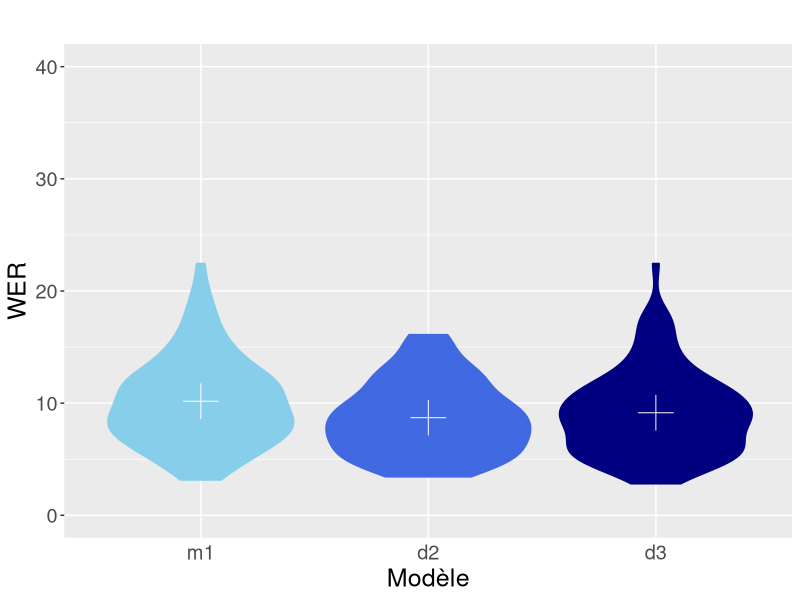
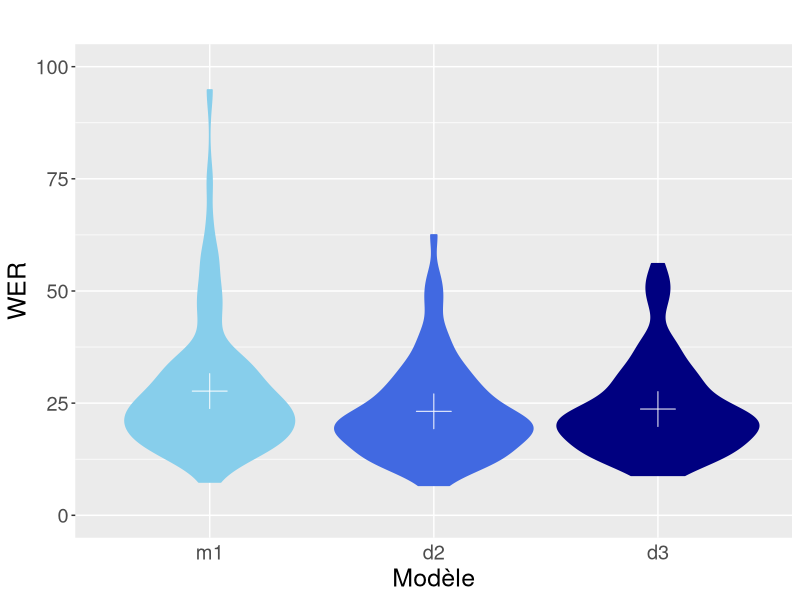

Write R code to recreate these figures, in order. (Note: this script raises an error after producing the figures.)
library(readr)
library(ggplot2)
library(tidyr)
library(dplyr)
library(forcats)

#Modifier le working directory 
#setwd()

# Expérience sur la comparaison des WER en fonction de la variabilité des individus représentés dans le corpus de train (dseed).
# Chapitre 8 de la thèse de Mahault GARNERIN.
# NB : l'ensemble des modèles comparés ici ont été appris sur données équilibrées H/F

##################################################### Préparation des données


clean_m1 <- read_delim("./data/wer_utt_test_clean_wp50.csv", 
                       "\t", 
                       escape_double = FALSE, 
                       col_types = cols(`#C` = col_integer(),
                                        `#D` = col_integer(),
                                        `#I` = col_integer(), 
                                        `#S` = col_integer(),
                                        book = col_character(),
                                        err = col_integer(),
                                        gender = col_factor(levels = c("F","M")),
                                        spk = col_character(),
                                        wc = col_integer()),
                       trim_ws = TRUE)


other_m1 <- read_delim("./data/wer_utt_test_other_wp50.csv", 
                       "\t", 
                       escape_double = FALSE, 
                       col_types = cols(`#C` = col_integer(),
                                        `#D` = col_integer(),
                                        `#I` = col_integer(), 
                                        `#S` = col_integer(),
                                        book = col_character(),
                                        err = col_integer(),
                                        gender = col_factor(levels = c("F","M")),
                                        spk = col_character(),
                                        wc = col_integer()),
                       trim_ws = TRUE)


clean_d2 <- read_delim("./data/wer_utt_test_clean_wp50_dseed26.csv", 
                       "\t", 
                       escape_double = FALSE, 
                       col_types = cols(`#C` = col_integer(),
                                        `#D` = col_integer(),
                                        `#I` = col_integer(), 
                                        `#S` = col_integer(),
                                        book = col_character(),
                                        err = col_integer(),
                                        gender = col_factor(levels = c("F","M")),
                                        spk = col_character(),
                                        wc = col_integer()),
                       trim_ws = TRUE)


other_d2 <- read_delim("./data/wer_utt_test_other_wp50_dseed26.csv", 
                       "\t", 
                       escape_double = FALSE, 
                       col_types = cols(`#C` = col_integer(),
                                        `#D` = col_integer(),
                                        `#I` = col_integer(), 
                                        `#S` = col_integer(),
                                        book = col_character(),
                                        err = col_integer(),
                                        gender = col_factor(levels = c("F","M")),
                                        spk = col_character(),
                                        wc = col_integer()),
                       trim_ws = TRUE)

clean_d3 <- read_delim("./data/wer_utt_test_clean_wp50_dseed42.csv", 
                       "\t", 
                       escape_double = FALSE, 
                       col_types = cols(`#C` = col_integer(),
                                        `#D` = col_integer(),
                                        `#I` = col_integer(), 
                                        `#S` = col_integer(),
                                        book = col_character(),
                                        err = col_integer(),
                                        gender = col_factor(levels = c("F","M")),
                                        spk = col_character(),
                                        wc = col_integer()),
                       trim_ws = TRUE)


other_d3 <- read_delim("./data/wer_utt_test_other_wp50_dseed42.csv", 
                       "\t", 
                       escape_double = FALSE, 
                       col_types = cols(`#C` = col_integer(),
                                        `#D` = col_integer(),
                                        `#I` = col_integer(), 
                                        `#S` = col_integer(),
                                        book = col_character(),
                                        err = col_integer(),
                                        gender = col_factor(levels = c("F","M")),
                                        spk = col_character(),
                                        wc = col_integer()),
                       trim_ws = TRUE)



# Data preprocessing (reconstruction des WER à l'échelle du livre)

book_clean_m1 <- clean_m1 %>% group_by(book, spk, gender) %>% summarize(errors = sum(err),
                                                                        words = sum(wc),
                                                                        WER = (errors/words)*100)

book_other_m1 <- other_m1 %>% group_by(book, spk, gender) %>% summarize(errors = sum(err),
                                                                        words = sum(wc),
                                                                        WER = (errors/words)*100)

book_clean_d2 <- clean_d2 %>% group_by(book, spk, gender) %>% summarize(errors = sum(err),
                                                                        words = sum(wc),
                                                                        WER = (errors/words)*100)

book_other_d2 <- other_d2 %>% group_by(book, spk, gender) %>% summarize(errors = sum(err),
                                                                        words = sum(wc),
                                                                        WER = (errors/words)*100)

book_clean_d3 <- clean_d3 %>% group_by(book, spk, gender) %>% summarize(errors = sum(err),
                                                                        words = sum(wc),
                                                                        WER = (errors/words)*100)

book_other_d3 <- other_d3 %>% group_by(book, spk, gender) %>% summarize(errors = sum(err),
                                                                        words = sum(wc),
                                                                        WER = (errors/words)*100)


# Data prep/merging for graphic display

book_clean_m1$m_seed="1"
book_clean_m1$d_seed="67"
book_clean_m1$model="m1"
book_clean_d2$m_seed="1"
book_clean_d2$d_seed="26"
book_clean_d2$model="d2"
book_clean_d3$m_seed="1"
book_clean_d3$d_seed="42"
book_clean_d3$model="d3"

book_clean<-bind_rows(book_clean_m1,book_clean_d2)
book_clean<-bind_rows(book_clean,book_clean_d3)
book_clean$d_seed<-as.factor(book_clean$d_seed)
book_clean$d_seed<-fct_relevel(book_clean$d_seed, c("1","26","42"))
book_clean$model<-as.factor(book_clean$model)
book_clean$model<-fct_relevel(book_clean$model, c("m1","d2","d3"))


book_other_m1$m_seed="1"
book_other_m1$d_seed="67"
book_other_m1$model="m1"
book_other_d2$m_seed="1"
book_other_d2$d_seed="26"
book_other_d2$model="d2"
book_other_d3$m_seed="1"
book_other_d3$d_seed="42"
book_other_d3$model="d3"

book_other<-bind_rows(book_other_m1,book_other_d2)
book_other<-bind_rows(book_other,book_other_d3)
book_other$d_seed<-as.factor(book_other$d_seed)
book_other$d_seed<-fct_relevel(book_other$d_seed, c("1","26","42"))
book_other$model<-as.factor(book_other$model)
book_other$model<-fct_relevel(book_other$model, c("m1","d2","d3"))


#Sauvegarde générale si besoin 
#write_csv2(book_clean,path="wer_book_clean_dseed.csv")
#write_csv2(book_other,path="wer_book_other_dseed.csv")

####################################################### Statistiques générales :

# WER tables for test-clean

wer_clean_dseed <- book_clean %>% group_by(model) %>% summarize(n= n(), 
                                                                 err=sum(errors), 
                                                                 wrd=sum(words), 
                                                                 WER_glob=err/wrd*100,
                                                                 med=median(WER),
                                                                 WER_avg=mean(WER), 
                                                                 sd = sd(WER))

wer_clean_dseed_gdrd <- book_clean %>% group_by(model,gender) %>% summarize(n= n(), 
                                                                             err=sum(errors), 
                                                                             wrd=sum(words), 
                                                                             WER_glob=err/wrd*100,
                                                                             med=median(WER),
                                                                             WER_avg=mean(WER), 
                                                                             sd = sd(WER))


# WER tables for test-other

wer_other_dseed <- book_other %>% group_by(model) %>% summarize(n= n(), 
                                                                 err=sum(errors), 
                                                                 wrd=sum(words), 
                                                                 WER_glob=err/wrd*100,
                                                                 med=median(WER),
                                                                 WER_avg=mean(WER), 
                                                                 sd = sd(WER))

wer_other_dseed_gdrd <- book_other %>% group_by(model,gender) %>% summarize(n= n(), 
                                                                             err=sum(errors), 
                                                                             wrd=sum(words), 
                                                                             WER_glob=err/wrd*100,
                                                                             med=median(WER),
                                                                             WER_avg=mean(WER), 
                                                                             sd = sd(WER))




####################################################### Visualisation & analyses


#########################" Comparaison des modèles :

ggplot(book_clean,aes(x=model,y=WER,fill=model,color=model))+
  geom_violin()+
  scale_y_continuous(lim=c(0,40))+
  labs(title="",
       y="WER",
       x="Modèle")+
  theme(text = element_text(size=18),
        axis.ticks.x = element_blank(),
        legend.position="none")+
  stat_summary(fun=mean ,geom="point",color="white", shape=3, size=8, mapping=aes(group=1))+
  scale_fill_manual(values=c("skyblue","royalblue","navy"))+
  scale_color_manual(values=c("skyblue","royalblue","navy"))


ggplot(book_other,aes(x=model,y=WER,fill=model,color=model))+
  geom_violin()+
  scale_y_continuous(lim=c(0,100))+
  labs(title="",
       y="WER",
       x="Modèle")+
  theme(text = element_text(size=18),
        axis.ticks.x = element_blank(),
        legend.position="none")+
  stat_summary(fun=mean ,geom="point",color="white", shape=3, size=8, mapping=aes(group=1))+
  scale_fill_manual(values=c("skyblue","royalblue","navy"))+
  scale_color_manual(values=c("skyblue","royalblue","navy"))



### Analyses stat :

#Test de Kruskall-Wallis pour comparaison des 3 modèles :
kruskal.test(WER~d_seed,data=book_clean)
kruskal.test(WER~d_seed,data=book_other)

#Comparaison 2 à 2 (équivalent au test de Wilcoxon) :

clean_m1d2<-bind_rows(book_clean_m1,book_clean_d2)
kruskal.test(WER~d_seed,data=clean_m1d2)
other_m1d2<-bind_rows(book_other_m1,book_other_d2)
kruskal.test(WER~d_seed,data=other_m1d2)

clean_m1d3<-bind_rows(book_clean_m1,book_clean_d3)
kruskal.test(WER~d_seed,data=clean_m1d3)
other_m1d3<-bind_rows(book_other_m1,book_other_d3)
kruskal.test(WER~d_seed,data=other_m1d3)

n_d2d3<-bind_rows(book_clean_d2,book_clean_d3)
kruskal.test(WER~d_seed,data=clean_d2d3)
other_d2d3<-bind_rows(book_other_d2,book_other_d3)
kruskal.test(WER~d_seed,data=other_d2d3)


########################## Comparaison des modèles par catégorie de genre

ggplot(book_clean,aes(x=model,y=WER,fill=factor(gender,labels=c("F","H")),color=gender))+
  geom_violin()+
  scale_y_continuous(lim=c(0,40))+
  labs(title="",
       y="WER",
       x="Modèle",
       fill="Genre")+
  theme(text = element_text(size=18),
        axis.ticks.x = element_blank())+
  stat_summary(fun=mean ,geom="point", mapping=aes(group=1))+
  scale_fill_manual(values=c("indianred2","tomato4"))+
  scale_color_manual(guide=FALSE,values=c("indianred2","tomato4"))

ggplot(book_other,aes(x=model,y=WER,fill=factor(gender,labels=c("F","H")),color=gender))+
  geom_violin()+
  scale_y_continuous(lim=c(0,100))+
  labs(title="",
       y="WER",
       x="Modèle",
       fill="Genre")+
  theme(text = element_text(size=18),
        axis.ticks.x = element_blank())+
  stat_summary(fun=mean ,geom="point", mapping=aes(group=1))+
  scale_fill_manual(values=c("indianred2","tomato4"))+
  scale_color_manual(guide=FALSE,values=c("indianred2","tomato4"))


### Analyses stats :

#Test de la somme des rangs de Wilcoxon (ou Mann-Withney)

wilcox.test(WER~gender,data=book_clean_m1,paired=F)
wilcox.test(WER~gender,data=book_clean_d2,paired=F)
wilcox.test(WER~gender,data=book_clean_d3,paired=F)

wilcox.test(WER~gender,data=book_other_m1,paired=F)
wilcox.test(WER~gender,data=book_other_d2,paired=F)
wilcox.test(WER~gender,data=book_other_d3,paired=F)

################### Calcul moyennes/écart types & intervalles de confiance

mean(book_clean_m1$WER)
sd(book_clean_m1$WER)
mean(book_clean_m1$WER)-(1.96*sd(book_clean_m1$WER)/sqrt(87))
mean(book_clean_m1$WER)+(1.96*sd(book_clean_m1$WER)/sqrt(87))
(max(book_clean_m1$WER)-min(book_clean_m1$WER))/87

mean(book_clean_d2$WER)
sd(book_clean_d2$WER)
mean(book_clean_d2$WER)-(1.96*sd(book_clean_d2$WER)/sqrt(87))
mean(book_clean_d2$WER)+(1.96*sd(book_clean_d2$WER)/sqrt(87))
(max(book_clean_d2$WER)-min(book_clean_d2$WER))/87

mean(book_clean_d3$WER)
sd(book_clean_d3$WER)
mean(book_clean_d3$WER)-(1.96*sd(book_clean_d3$WER)/sqrt(87))
mean(book_clean_d3$WER)+(1.96*sd(book_clean_d3$WER)/sqrt(87))
(max(book_clean_d3$WER)-min(book_clean_d3$WER))/87


mean(book_other_m1$WER)
sd(book_other_m1$WER)
mean(book_other_m1$WER)-(1.96*sd(book_other_m1$WER)/sqrt(90))
mean(book_other_m1$WER)+(1.96*sd(book_other_m1$WER)/sqrt(90))
(max(book_other_m1$WER)-min(book_other_m1$WER))/90

mean(book_other_d2$WER)
sd(book_other_d2$WER)
mean(book_other_d2$WER)-(1.96*sd(book_other_d2$WER)/sqrt(90))
mean(book_other_d2$WER)+(1.96*sd(book_other_d2$WER)/sqrt(90))
(max(book_other_d2$WER)-min(book_other_d2$WER))/90

mean(book_other_d3$WER)
sd(book_other_d3$WER)
mean(book_other_d3$WER)-(1.96*sd(book_other_d3$WER)/sqrt(90))
mean(book_other_d3$WER)+(1.96*sd(book_other_d3$WER)/sqrt(90))
(max(book_other_d3$WER)-min(book_other_d3$WER))/90


########################################## Clarification expérimentale 

#Les résultats ci-dessous portent sur deux modèles appris suite à une confusion expérimentale (voir section 8.4.1 du manuscrit)
#Ces résultats ne sont donc pas comparables aux résultats obtenus ci-dessus et doivent être pris avec précaution.

#Imports des données
clean_d2_5342 <- read_delim("./data/wer_utt_test_clean_wp50_dseed26_5342.csv", 
                       "\t", 
                       escape_double = FALSE, 
                       col_types = cols(`#C` = col_integer(),
                                        `#D` = col_integer(),
                                        `#I` = col_integer(), 
                                        `#S` = col_integer(),
                                        book = col_character(),
                                        err = col_integer(),
                                        gender = col_factor(levels = c("F","M")),
                                        spk = col_character(),
                                        wc = col_integer()),
                       trim_ws = TRUE)


other_d2_5342 <- read_delim("./data/wer_utt_test_other_wp50_dseed26_5342.csv", 
                       "\t", 
                       escape_double = FALSE, 
                       col_types = cols(`#C` = col_integer(),
                                        `#D` = col_integer(),
                                        `#I` = col_integer(), 
                                        `#S` = col_integer(),
                                        book = col_character(),
                                        err = col_integer(),
                                        gender = col_factor(levels = c("F","M")),
                                        spk = col_character(),
                                        wc = col_integer()),
                       trim_ws = TRUE)

clean_d3_5342 <- read_delim("./data/wer_utt_test_clean_wp50_dseed42_5342.csv", 
                       "\t", 
                       escape_double = FALSE, 
                       col_types = cols(`#C` = col_integer(),
                                        `#D` = col_integer(),
                                        `#I` = col_integer(), 
                                        `#S` = col_integer(),
                                        book = col_character(),
                                        err = col_integer(),
                                        gender = col_factor(levels = c("F","M")),
                                        spk = col_character(),
                                        wc = col_integer()),
                       trim_ws = TRUE)


other_d3_5342 <- read_delim("./data/wer_utt_test_other_wp50_dseed42_5342.csv", 
                       "\t", 
                       escape_double = FALSE, 
                       col_types = cols(`#C` = col_integer(),
                                        `#D` = col_integer(),
                                        `#I` = col_integer(), 
                                        `#S` = col_integer(),
                                        book = col_character(),
                                        err = col_integer(),
                                        gender = col_factor(levels = c("F","M")),
                                        spk = col_character(),
                                        wc = col_integer()),
                       trim_ws = TRUE)


#Prep/merging data
book_clean_d2_5342 <- clean_d2_5342 %>% group_by(book, spk, gender) %>% summarize(errors = sum(err),
                                                                        words = sum(wc),
                                                                        WER = (errors/words)*100)

book_other_d2_5342 <- other_d2_5342 %>% group_by(book, spk, gender) %>% summarize(errors = sum(err),
                                                                        words = sum(wc),
                                                                        WER = (errors/words)*100)

book_clean_d3_5342 <- clean_d3_5342 %>% group_by(book, spk, gender) %>% summarize(errors = sum(err),
                                                                        words = sum(wc),
                                                                        WER = (errors/words)*100)

book_other_d3_5342 <- other_d3_5342 %>% group_by(book, spk, gender) %>% summarize(errors = sum(err),
                                                                        words = sum(wc),
                                                                        WER = (errors/words)*100)

book_clean_d2_5342$m_seed="1"
book_clean_d2_5342$d_seed="26"
book_clean_d2_5342$model="d2_5342"
book_clean_d3_5342$m_seed="1"
book_clean_d3_5342$d_seed="42"
book_clean_d3_5342$model="d3_5342"

book_clean_hickup <- bind_rows(book_clean_d2_5342,book_clean_d3_5342)

book_other_d2_5342$m_seed="1"
book_other_d2_5342$d_seed="26"
book_other_d2_5342$model="d2_5342"
book_other_d3_5342$m_seed="1"
book_other_d3_5342$d_seed="42"
book_other_d3_5342$model="d3_5342"

book_other_hickup <- bind_rows(book_other_d2_5342,book_other_d3_5342)


#Calcul des tables de WER
wer_clean_dseed_hickup <- book_clean_hickup %>% group_by(model) %>% summarize(n= n(), 
                                                                err=sum(errors), 
                                                                wrd=sum(words), 
                                                                WER_glob=err/wrd*100,
                                                                med=median(WER),
                                                                WER_avg=mean(WER), 
                                                                sd = sd(WER))

wer_clean_dseed_hickup_gdrd <- book_clean_hickup %>% group_by(model,gender) %>% summarize(n= n(), 
                                                                            err=sum(errors), 
                                                                            wrd=sum(words), 
                                                                            WER_glob=err/wrd*100,
                                                                            med=median(WER),
                                                                            WER_avg=mean(WER), 
                                                                            sd = sd(WER))


wer_other_dseed_hickup <- book_other_hickup %>% group_by(model) %>% summarize(n= n(), 
                                                                err=sum(errors), 
                                                                wrd=sum(words), 
                                                                WER_glob=err/wrd*100,
                                                                med=median(WER),
                                                                WER_avg=mean(WER), 
                                                                sd = sd(WER))

wer_other_dseed_hickup_gdrd <- book_other_hickup %>% group_by(model,gender) %>% summarize(n= n(), 
                                                                            err=sum(errors), 
                                                                            wrd=sum(words), 
                                                                            WER_glob=err/wrd*100,
                                                                            med=median(WER),
                                                                            WER_avg=mean(WER), 
                                                                            sd = sd(WER))

#Analyse stat. : comparaison des modèles avec le test de Kruskall-Wallis
clean_hickup<-bind_rows(book_clean_d2_5342,book_clean_d3_5342)
kruskal.test(WER~d_seed,data=clean_hickup)
other_hickup<-bind_rows(book_other_d2_5342,book_other_d3_5342)
kruskal.test(WER~d_seed,data=other_hickup)

#Visualisation graphique

ggplot(book_clean_hickup,aes(x=model,y=WER,fill=model,color=model))+
  geom_violin()+
  scale_y_continuous(lim=c(0,40))+
  labs(title="",
       y="WER",
       x="Modèle")+
  theme(text = element_text(size=18),
        axis.ticks.x = element_blank(),
        legend.position="none")+
  stat_summary(fun=mean ,geom="point",color="white", shape=3, size=8, mapping=aes(group=1))+
  scale_fill_manual(values=c("skyblue","royalblue","navy"))+
  scale_color_manual(values=c("skyblue","royalblue","navy"))


ggplot(book_other_hickup,aes(x=model,y=WER,fill=model,color=model))+
  geom_violin()+
  scale_y_continuous(lim=c(0,100))+
  labs(title="",
       y="WER",
       x="Modèle")+
  theme(text = element_text(size=18),
        axis.ticks.x = element_blank(),
        legend.position="none")+
  stat_summary(fun=mean ,geom="point",color="white", shape=3, size=8, mapping=aes(group=1))+
  scale_fill_manual(values=c("skyblue","royalblue","navy"))+
  scale_color_manual(values=c("skyblue","royalblue","navy"))


# Analyse en fonction du genre :

#Test statistiques 
wilcox.test(WER~gender,data=book_clean_d2_5342,paired=F)
wilcox.test(WER~gender,data=book_clean_d3_5342,paired=F)

wilcox.test(WER~gender,data=book_other_d2_5342,paired=F)
wilcox.test(WER~gender,data=book_other_d3_5342,paired=F)


# Visualisation graphique

ggplot(book_clean_hickup,aes(x=model,y=WER,fill=factor(gender,labels=c("F","H")),color=gender))+
  geom_violin()+
  scale_y_continuous(lim=c(0,40))+
  labs(title="",
       y="WER",
       x="Modèle",
       fill="Genre")+
  theme(text = element_text(size=18),
        axis.ticks.x = element_blank())+
  stat_summary(fun=mean ,geom="point", mapping=aes(group=1))+
  scale_fill_manual(values=c("indianred2","tomato4"))+
  scale_color_manual(guide=FALSE,values=c("indianred2","tomato4"))

ggplot(book_other_hickup,aes(x=model,y=WER,fill=factor(gender,labels=c("F","H")),color=gender))+
  geom_violin()+
  scale_y_continuous(lim=c(0,100))+
  labs(title="",
       y="WER",
       x="Modèle",
       fill="Genre")+
  theme(text = element_text(size=18),
        axis.ticks.x = element_blank())+
  stat_summary(fun=mean ,geom="point", mapping=aes(group=1))+
  scale_fill_manual(values=c("indianred2","tomato4"))+
  scale_color_manual(guide=FALSE,values=c("indianred2","tomato4"))
